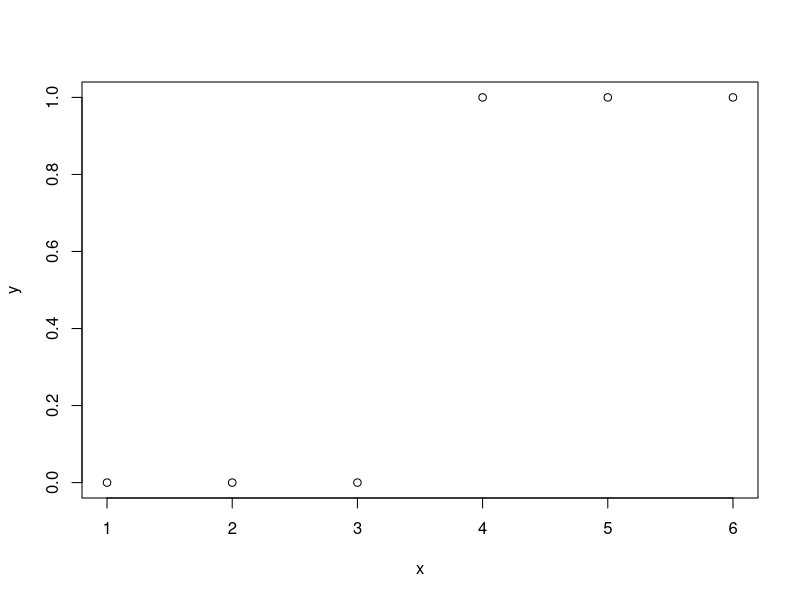

This chart was generated by the following R code:
# Sample data
x <- c(1,2,3,4,5,6)
y <- c(0,0,0,1,1,1)

# Apply Logistic Regression
model <- glm(y ~ x, family = binomial)

# Show result
summary(model)

# Plot graph
plot(x, y)
